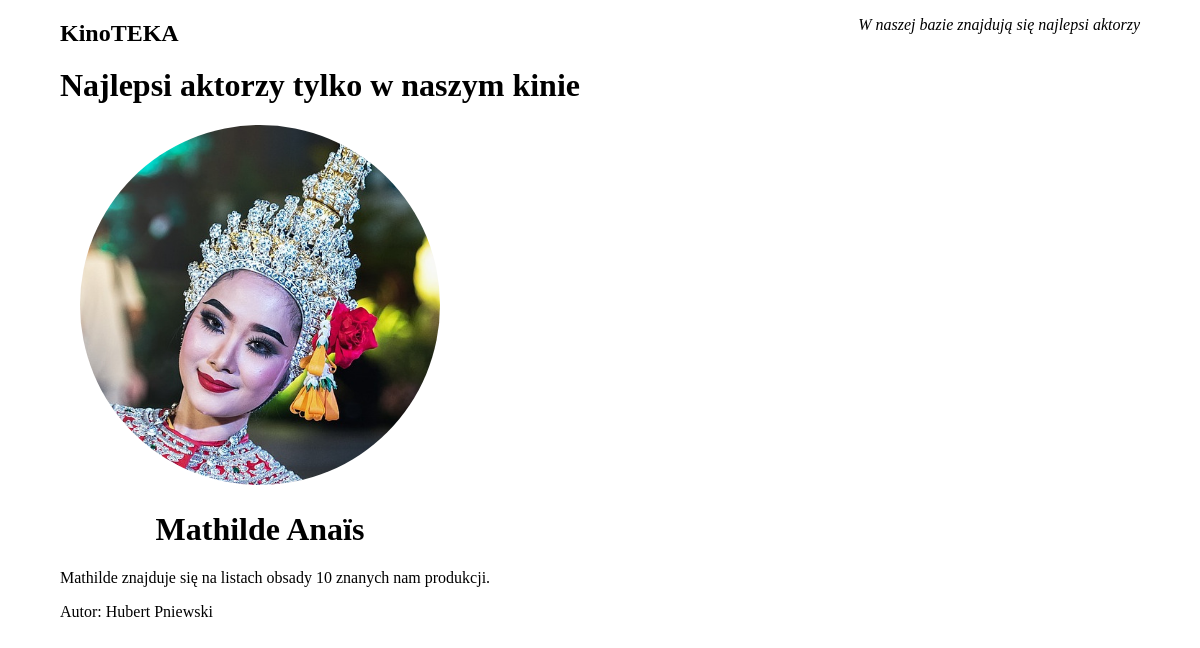
/aktor.php?id=4, run on the app's committed database.
### tables this page shows
CREATE TABLE `aktorzy` (
  `id_aktora` int(11) NOT NULL,
  `imie` varchar(255) NOT NULL,
  `nazwisko` varchar(255) NOT NULL,
  `ocena` tinyint(4) NOT NULL DEFAULT 0,
  `plik_awatara` varchar(255) NOT NULL DEFAULT 'awatar_nieznany.png'
);

### aktor.php (the view, shortened to what this page needs)
<?php
    $conn = new mysqli("localhost", "root", "", "kino");
?>
<!DOCTYPE html>
<html lang="pl">
    <head>
        <link rel="stylesheet" href="styl.css">
    </head>
    <body>
            <header>
            <section id="naglowkowy1">
            <h2><a href="index.php">KinoTEKA</a></h2>
            </section>
            <section id="naglowkowy2">
            <p><em>W naszej bazie znajdują się najlepsi aktorzy</em></p>
            </section>
        </header>
        <main>
            <h1>Najlepsi aktorzy tylko w naszym kinie</h1>
            <div id="aktorzy">
                <?php
                    if (isset($_GET['id'])) {
                        $id = $_GET['id'];
                        $query = "SELECT imie, nazwisko, plik_awatara FROM aktorzy WHERE id_aktora = $id;";
                        $result = $conn->query($query);
                        $row = $result->fetch_assoc();
                        $imie = $row['imie'];
                        echo "<div>";
                            echo "<img src='".$row['plik_awatara']."' alt='".$row['imie']." ".$row['nazwisko']."' title='".$row['imie']." ".$row['nazwisko']."'>";
                            echo "<h1>".$row['imie']." ".$row['nazwisko']."</h1>";
                        echo "</div>";
                    }
                ?>
            </div>
            <?php
                if (isset($_GET['id'])) {
                    $id = $_GET['id'];
                    $query = "SELECT f.id_filmu, f.tytul, f.rok_produkcji FROM filmy f JOIN filmy_aktorzy fa ON f.id_filmu = fa.id_filmu WHERE fa.id_aktora = $id;";
                    $result = $conn->query($query);
                    if ($result->num_rows > 0) {
                        echo $imie . " znajduje się na listach obsady " . $result->num_rows . " znanych nam produkcji.";
                    }
                    else {
                        echo "<p>$imie nie znajduje się na listach obsady znanych nam produkcji.</p>";
                    }
                }
            ?>
        </main>
        <footer>
            <p>Autor: Hubert Pniewski</p>
        </footer>
    </body>
</html>

### styl.css (style rules this page uses)
* { font-family: 'Gill Sans MT', 'calibri'; }
body { width: 90%; margin: 0 auto; }
#naglowkowy1 { width: 40%; float: left; }
#naglowkowy2 { width: 60%; text-align: right; float: left; }
main { clear: both; }
#aktorzy { margin: 0 auto; }
#aktorzy div { width: 25em; text-align: center; }
img { width: 90%; border-radius: 50%; }
a { color: black; text-decoration: none; }

### data on the page
aktorzy: plik_awatara (picture), imie "Mathilde", nazwisko "Anaïs"

### other printed values
$result->num_rows "10"
